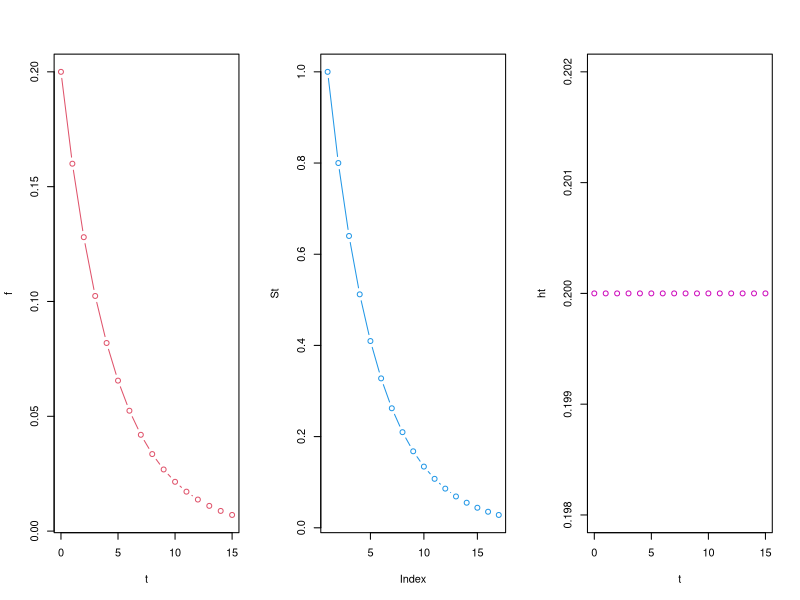
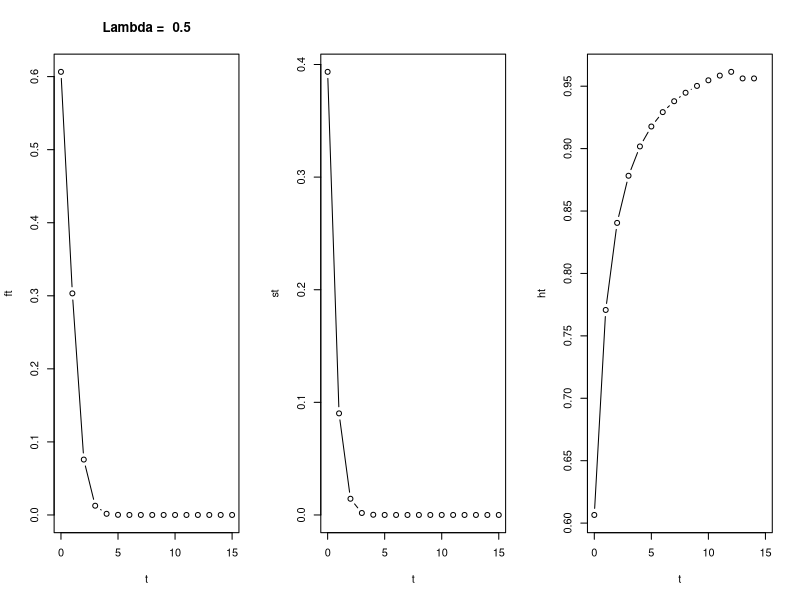
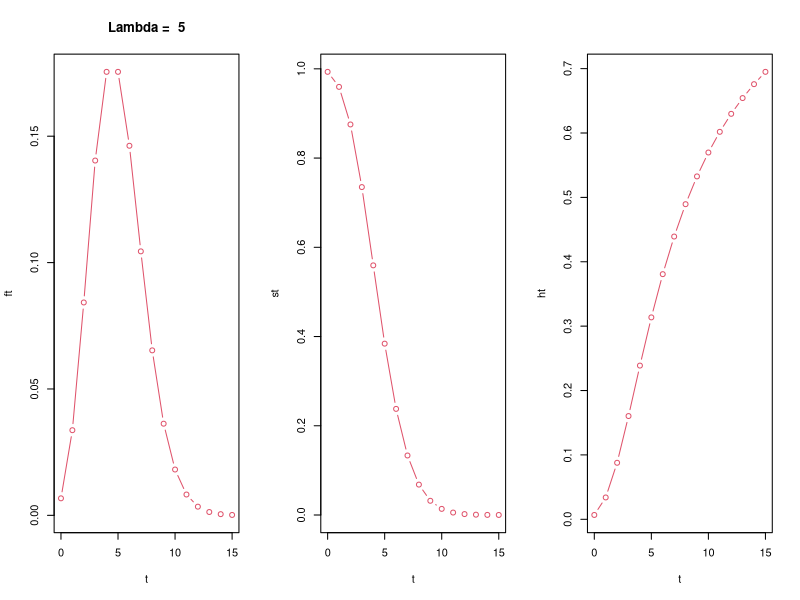
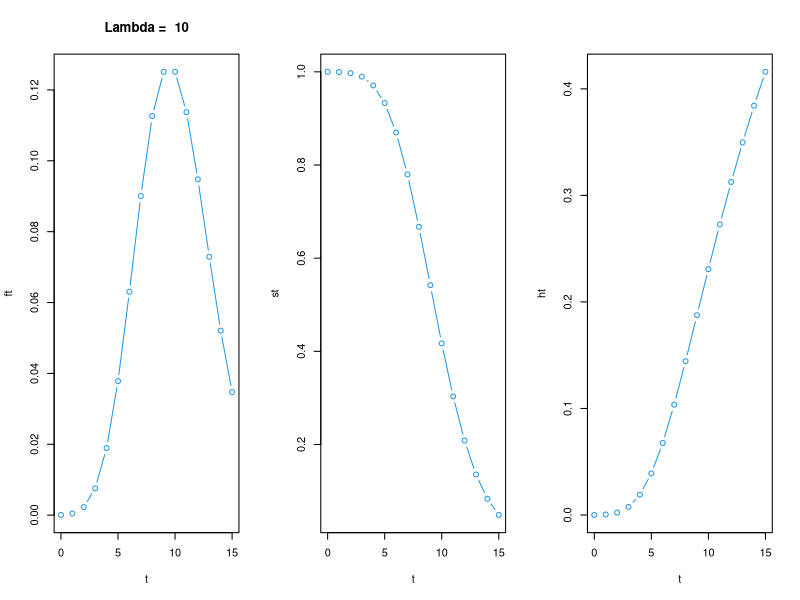
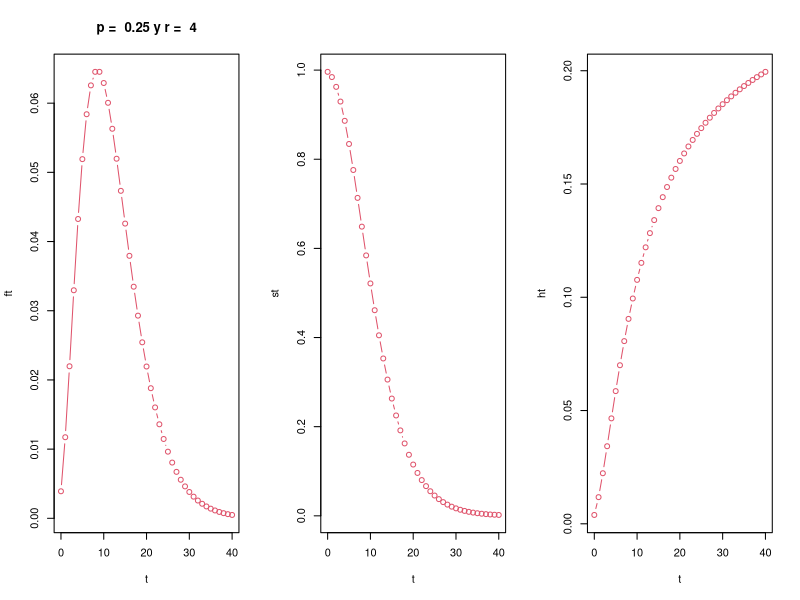
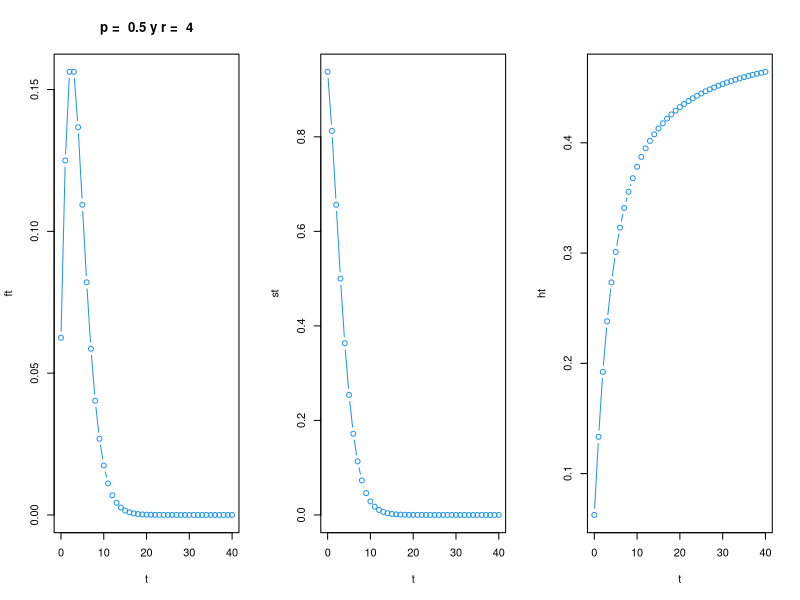
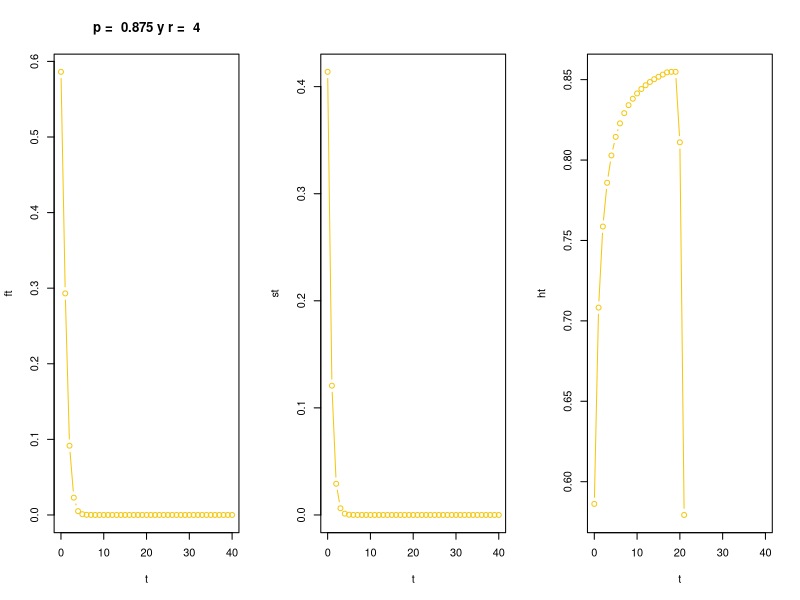
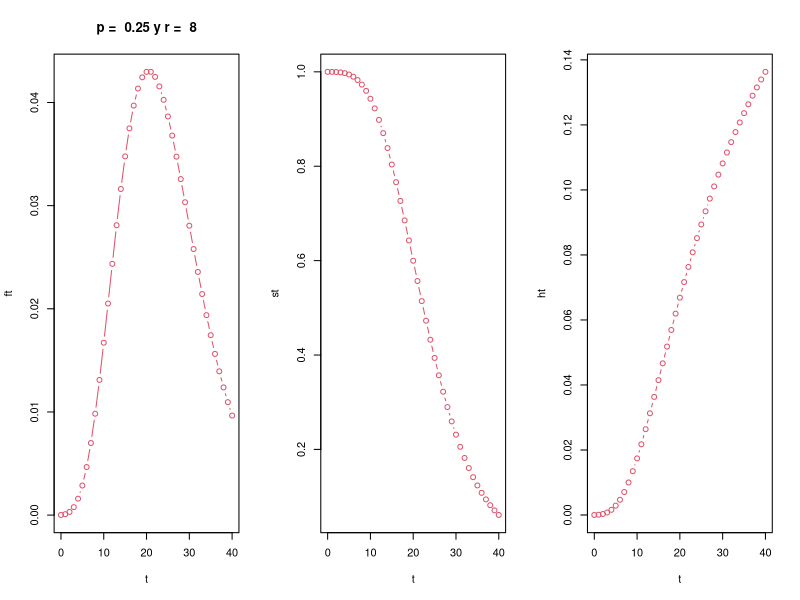

Write R code to recreate these figures, in order.
## ---- chunk 1
#generar parametros
t<-0:15
p<-0.2
n<-length(t)
ft<-dgeom(t,p)
st<-1-pgeom(t,p)
ht<-ft
ht[2:n]<-ft[-1]/st[-n] # same as ft from 2 to N and st from 1 to N-1

# graph
par(mfrow=c(1,3))
plot(t,ft, col = 2, ylab = 'f', type = 'b')
plot(c(1,st), col = 4, ylab = 'St', type = 'b')
plot(t,ht, col = 6, ylab = 'ht', type = 'b')

## ---- chunk 2
for(TT in c(15)){
  for(lambda in c(0.5,5,10)){
    t<-0:TT #play with the value for t
    lam<-lambda
    n<-length(t)
    ft<-dpois(t,lam)
    st<-1-ppois(t,lam)
    ht<-ft
    ht[2:n]<-ft[-1]/st[-n]
    par(mfrow=c(1,3))
    plot(t,ft, col = lambda * 2, type = 'b', main = paste('Lambda = ', lambda))
    plot(t,st, col = lambda * 2, type = 'b')
    plot(t,ht, col = lambda * 2, type = 'b')
    
  }
  
}
## ---- chunk 3

for(r in c(4,8,15)){
  for(p in c(1/4, 0.5, 7/8)){
  # times (t)
  t<-0:40
  n<-length(t)
  
  #distribution and functions
  ft<-dnbinom(t,r,p)
  st<-1-pnbinom(t,r,p)
  ht<-ft
  ht[2:n]<-ft[-1]/st[-n]
  
  #plot
  par(mfrow=c(1,3))
  plot(t,ft, col = p*8, type = 'b', main = paste('p = ', p,'y r = ',r))
  plot(t,st, col = p*8, type = 'b')
  plot(t,ht, col = p*8, type = 'b')
    
  }
}

